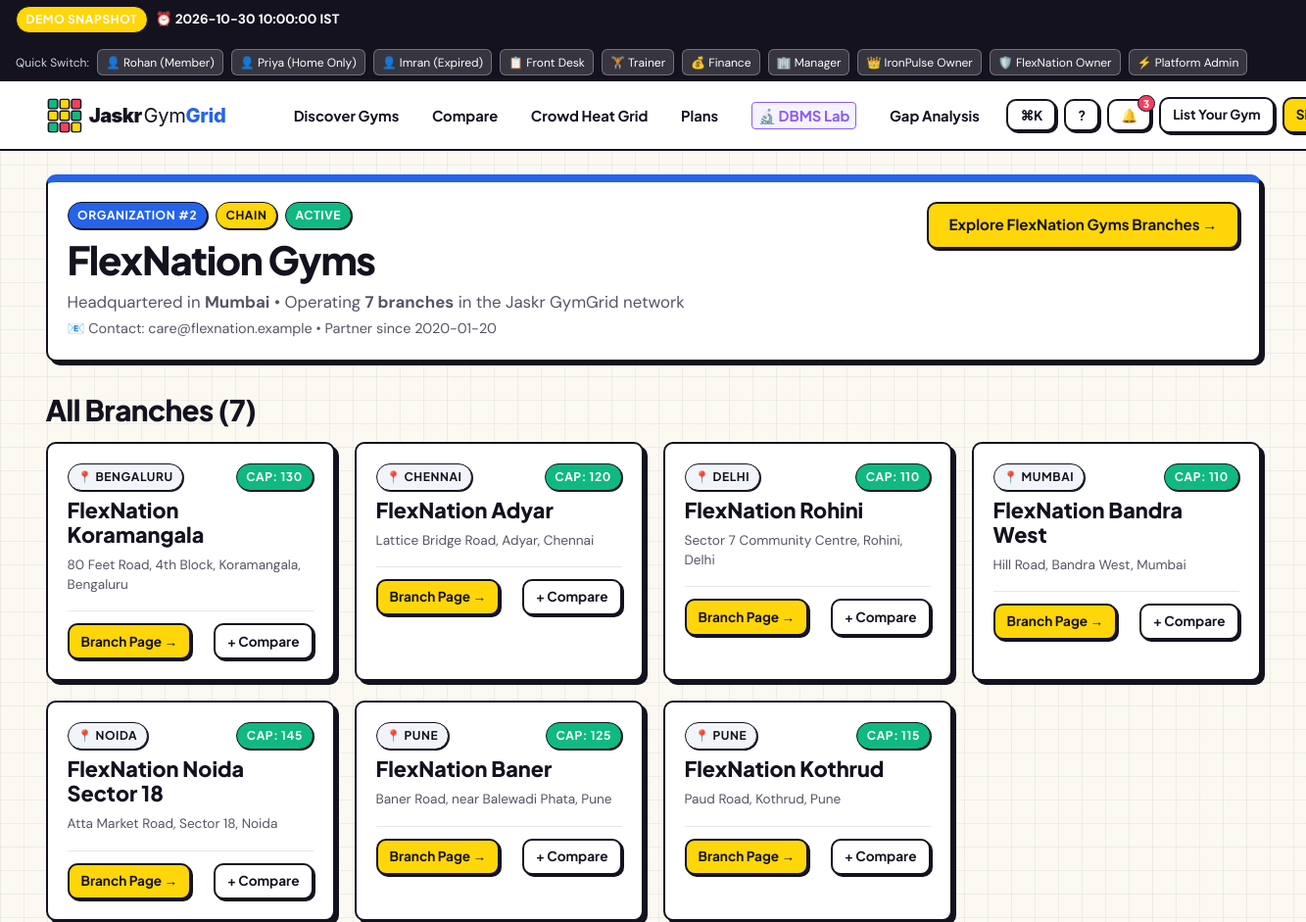
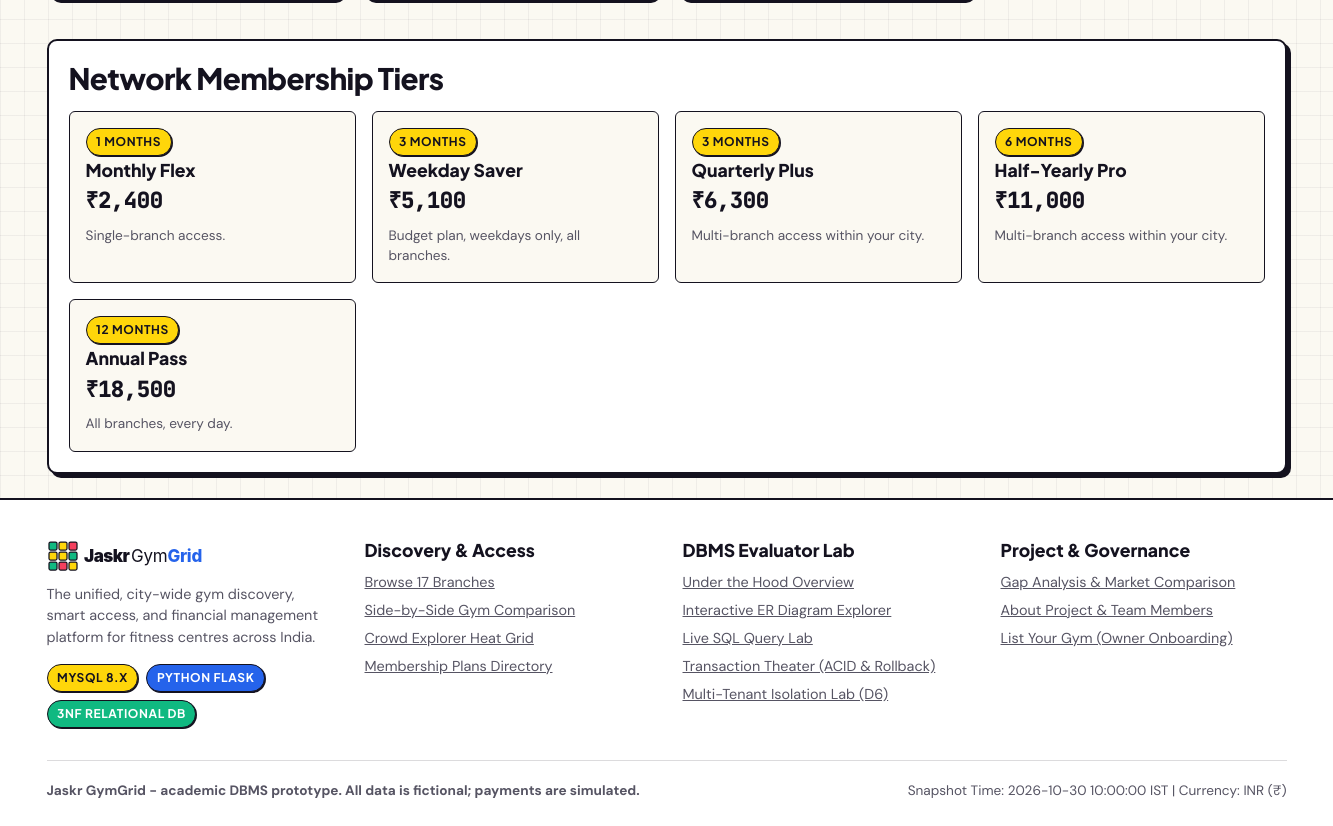
The page /brand/2 on the database its author committed (2 pictures, top to bottom).
### tables this page shows
CREATE TABLE organizations (
        organization_id INTEGER PRIMARY KEY AUTOINCREMENT,
        name TEXT NOT NULL,
        contact_email TEXT NOT NULL,
        status TEXT NOT NULL DEFAULT 'active',
        brand_type TEXT NOT NULL DEFAULT 'independent',
        headquarters_city TEXT NOT NULL,
        created_at TEXT NOT NULL
    );

CREATE TABLE branches (
        branch_id INTEGER PRIMARY KEY AUTOINCREMENT,
        organization_id INTEGER NOT NULL,
        name TEXT NOT NULL,
        address TEXT NOT NULL,
        city TEXT NOT NULL,
        state TEXT NOT NULL,
        pincode TEXT NOT NULL,
        latitude REAL NOT NULL,
        longitude REAL NOT NULL,
        phone TEXT NOT NULL,
        description TEXT NOT NULL,
        capacity INTEGER NOT NULL,
        FOREIGN KEY (organization_id) REFERENCES organizations(organization_id)
    );

CREATE TABLE membership_plans (
        plan_id INTEGER PRIMARY KEY AUTOINCREMENT,
        organization_id INTEGER NOT NULL,
        plan_name TEXT NOT NULL,
        duration_months INTEGER NOT NULL,
        price REAL NOT NULL,
        description TEXT NOT NULL DEFAULT '',
        FOREIGN KEY (organization_id) REFERENCES organizations(organization_id)
    );

### app/public.py (the view)
@public_bp.route("/brand/<int:organization_id>")
def brand_detail(organization_id):
    org = query_one("SELECT * FROM organizations WHERE organization_id = %s;", (organization_id,))
    if not org:
        return render_template("errors/404.html"), 404
    branches = query_all("SELECT * FROM branches WHERE organization_id = %s ORDER BY city, name;", (organization_id,))
    plans = query_all("SELECT * FROM membership_plans WHERE organization_id = %s ORDER BY price;", (organization_id,))
    return render_template("public/brand_detail.html", org=org, branches=branches, plans=plans)

### app/auth.py (called while the page is built, shortened)
def get_current_user():
    if "user_id" not in session:
        return None

### app/config.py (called while the page is built)
    @classmethod
    def get_app_today(cls):
        if cls.DEMO_MODE:
            return dt.datetime.strptime(cls.APP_TODAY_STR, "%Y-%m-%d").date()
        return dt.date.today()

    @classmethod
    def get_app_now(cls):
        if cls.DEMO_MODE:
            return dt.datetime.strptime(cls.APP_NOW_STR, "%Y-%m-%d %H:%M:%S")
        return dt.datetime.now()

### app/database.py (called while the page is built)
def is_mysql():
    return _is_mysql_active

def get_connection(role="admin"):
    if is_mysql():
        user, pwd = ROLE_USERS.get(role, (MYSQL_USER, MYSQL_PASS))
        return mysql.connector.connect(
            host=MYSQL_HOST,
            port=MYSQL_PORT,
            user=user,
            password=pwd,
            database=MYSQL_DB,
            autocommit=False
        )
    else:
        conn = sqlite3.connect(SQLITE_PATH, timeout=20.0)
        conn.row_factory = sqlite3.Row
        conn.execute("PRAGMA foreign_keys = ON;")
        return conn

def query_all(sql, params=(), role="admin"):
    return execute_query(sql, params, role=role, fetch="all")

def query_one(sql, params=(), role="admin"):
    return execute_query(sql, params, role=role, fetch="one")

### templates/public/brand_detail.html (shortened to what this page needs)
{% extends "base.html" %}
{% block content %}
<div class="container">
  <div class="card" style="margin-bottom: 2rem; border-top: 8px solid var(--electric-blue);">
    <div style="display: flex; justify-content: space-between; align-items: flex-start; flex-wrap: wrap; gap: 1rem;">
      <div>
        <div style="display: flex; gap: 0.5rem; align-items: center; margin-bottom: 0.5rem;">
          <span class="badge badge-blue">Organization #{{ org.organization_id }}</span>
          <span class="badge badge-yellow">{{ org.brand_type|capitalize }}</span>
          <span class="badge badge-mint">{{ org.status|capitalize }}</span>
        </div>
        <h1 style="font-size: 2.5rem; margin-bottom: 0.5rem;">{{ org.name }}</h1>
        <p style="color: var(--ink-muted); font-size: 1.05rem;">
          Headquartered in <strong>{{ org.headquarters_city }}</strong> • Operating <strong>{{ branches|length }} branches</strong> in the Jaskr GymGrid network
        </p>
        <p style="font-size: 0.9rem; color: var(--ink-muted); margin-top: 0.25rem;">
          📧 Contact: {{ org.contact_email }} • Partner since {{ org.created_at }}
        </p>
      </div>
      <a href="{{ url_for('public.discover', brand=org.organization_id) }}" class="btn btn-primary">
        Explore {{ org.name }} Branches →
      </a>
    </div>
  </div>
  <div style="margin-bottom: 2.5rem;">
    <h2 style="margin-bottom: 1rem;">All Branches ({{ branches|length }})</h2>
    <div style="display: grid; grid-template-columns: repeat(auto-fit, minmax(280px, 1fr)); gap: 1.25rem;">
      {% for b in branches %}
        <div class="card card-interactive">
          <div style="display: flex; justify-content: space-between; align-items: flex-start; margin-bottom: 0.5rem;">
            <span class="badge" style="background: #F1F5F9;">📍 {{ b.city }}</span>
            <span class="badge badge-mint">Cap: {{ b.capacity }}</span>
          </div>
          <h3 style="margin-bottom: 0.5rem;">{{ b.name }}</h3>
          <p style="font-size: 0.85rem; color: var(--ink-muted); margin-bottom: 1rem;">
            {{ b.address }}, {{ b.city }}
          </p>
          <div style="display: flex; justify-content: space-between; align-items: center; border-top: 1.5px solid rgba(20, 18, 31, 0.1); padding-top: 0.75rem;">
            <a href="{{ url_for('public.branch_detail', branch_id=b.branch_id) }}" class="btn btn-sm btn-primary">Branch Page →</a>
            <a href="{{ url_for('public.compare', id=b.branch_id) }}" class="btn btn-sm">+ Compare</a>
          </div>
        </div>
      {% endfor %}
    </div>
  </div>
  <div class="card">
    <h2 style="margin-bottom: 1rem;">Network Membership Tiers</h2>
    <div style="display: grid; grid-template-columns: repeat(auto-fit, minmax(240px, 1fr)); gap: 1rem;">
      {% for p in plans %}
        <div style="border: var(--border-thin); border-radius: var(--radius-sm); padding: 1rem; background: var(--bg-canvas);">
          <span class="badge badge-yellow" style="margin-bottom: 0.25rem;">{{ p.duration_months }} Months</span>
          <h3 style="font-size: 1.1rem; margin-bottom: 0.25rem;">{{ p.plan_name }}</h3>
          <div class="mono-num" style="font-size: 1.4rem; font-weight: 800; color: var(--ink-primary); margin-bottom: 0.5rem;">
            ₹{{ "{:,.0f}".format(p.price) }}
          </div>
          <p style="font-size: 0.85rem; color: var(--ink-muted);">{{ p.description }}</p>
        </div>
      {% endfor %}
    </div>
  </div>
</div>
{% endblock %}

### static/css/styles.css (style rules this page uses)
:root { --bg-canvas: #FBF9F2; --bg-card: #FFFFFF; --ink-primary: #14121F; --ink-muted: #565463; --ink-subtle: #8E8B9E; --brand-yellow: #FFD60A; --brand-yellow-hover: #FACC15; --electric-blue: #2563EB; --electric-blue-subtle: #EFF6FF; --hot-coral: #F43F5E; --hot-coral-subtle: #FFF1F2; --mint-green: #10B981; --mint-green-subtle: #ECFDF5; --violet-royal: #8B5CF6; --violet-subtle: #F5F3FF; --role-member: var(--mint-green); --role-staff: var(--electric-blue); --role-owner: var(--hot-coral); --role-admin: var(--violet-royal); --border-thick: 2.5px solid var(--ink-primary); --border-thin: 1.5px solid var(--ink-primary); --shadow-sm: 2px 2px 0px var(--ink-primary); --shadow-md: 4px 4px 0px var(--ink-primary); --shadow-lg: 6px 6px 0px var(--ink-primary); --radius-sm: 6px; --radius-md: 10px; --radius-lg: 16px; --radius-full: 9999px; --font-display: 'Plus Jakarta Sans', system-ui, sans-serif; --font-body: 'DM Sans', -apple-system, BlinkMacSystemFont, sans-serif; --font-mono: 'JetBrains Mono', monospace; }
*, *::before, *::after { box-sizing: border-box; margin: 0; padding: 0; }
body { font-family: var(--font-body); color: var(--ink-primary); background-color: var(--bg-canvas); background-image: linear-gradient(to right, rgba(20, 18, 31, 0.05) 1px, transparent 1px), linear-gradient(to bottom, rgba(20, 18, 31, 0.05) 1px, transparent 1px); background-size: 24px 24px; line-height: 1.5; min-height: 100vh; display: flex; flex-direction: column; }
h1, h2, h3, h4, h5, h6 { font-family: var(--font-display); font-weight: 800; line-height: 1.15; color: var(--ink-primary); }
h1 { font-size: 2.5rem; letter-spacing: -0.03em; }
h2 { font-size: 1.85rem; letter-spacing: -0.02em; }
h3 { font-size: 1.35rem; }
a { color: inherit; text-decoration: none; }
.mono-num { font-family: var(--font-mono); font-variant-numeric: tabular-nums; letter-spacing: -0.02em; }
.container { width: 100%; max-width: 1280px; margin: 0 auto; padding: 0 1.25rem; }
.btn { display: inline-flex; align-items: center; justify-content: center; gap: 0.5rem; font-family: var(--font-display); font-weight: 700; font-size: 0.95rem; padding: 0.65rem 1.25rem; border-radius: var(--radius-md); border: var(--border-thick); background: var(--bg-card); color: var(--ink-primary); box-shadow: var(--shadow-sm); cursor: pointer; transition: transform 0.1s ease, box-shadow 0.1s ease, background 0.15s ease; white-space: nowrap; }
.btn-primary { background: var(--brand-yellow); }
.btn-sm { padding: 0.4rem 0.75rem; font-size: 0.85rem; border-width: 2px; }
.card { background: var(--bg-card); border: var(--border-thick); border-radius: var(--radius-md); box-shadow: var(--shadow-md); padding: 1.25rem; transition: transform 0.15s ease, box-shadow 0.15s ease; }
.badge { display: inline-flex; align-items: center; gap: 0.35rem; font-family: var(--font-display); font-weight: 700; font-size: 0.75rem; text-transform: uppercase; letter-spacing: 0.05em; padding: 0.25rem 0.6rem; border-radius: var(--radius-full); border: var(--border-thin); background: var(--bg-card); box-shadow: 1px 1px 0px var(--ink-primary); }
.badge-yellow { background: var(--brand-yellow); }
.badge-blue { background: var(--electric-blue); color: #fff; }
.badge-mint { background: var(--mint-green); color: #fff; }

### rows shown on the page
organizations: organization_id "2", brand_type "CHAIN", status "ACTIVE", name "FlexNation Gyms", headquarters_city "Mumbai", contact_email "care@flexnation.example", created_at "2020-01-20"
branches: city "BENGALURU", capacity "130", name "FlexNation Koramangala", address "80 Feet Road, 4th Block, Koramangala", city "Bengaluru"
branches: city "CHENNAI", capacity "120", name "FlexNation Adyar", address "Lattice Bridge Road, Adyar", city "Chennai"
branches: city "DELHI", capacity "110", name "FlexNation Rohini", address "Sector 7 Community Centre, Rohini", city "Delhi"
branches: city "MUMBAI", capacity "110", name "FlexNation Bandra West", address "Hill Road, Bandra West", city "Mumbai"
branches: city "NOIDA", capacity "145", name "FlexNation Noida Sector 18", address "Atta Market Road, Sector 18", city "Noida"
branches: city "PUNE", capacity "125", name "FlexNation Baner", address "Baner Road, near Balewadi Phata", city "Pune"
branches: city "PUNE", capacity "115", name "FlexNation Kothrud", address "Paud Road, Kothrud", city "Pune"
membership_plans: duration_months "1", plan_name "Monthly Flex", price "2,400", description "Single-branch access."
membership_plans: duration_months "3", plan_name "Weekday Saver", price "5,100", description "Budget plan, weekdays only, all branches."
membership_plans: duration_months "3", plan_name "Quarterly Plus", price "6,300", description "Multi-branch access within your city."
membership_plans: duration_months "6", plan_name "Half-Yearly Pro", price "11,000", description "Multi-branch access within your city."
membership_plans: duration_months "12", plan_name "Annual Pass", price "18,500", description "All branches, every day."

### other values the page prints
{{ branches|length }} "7"
